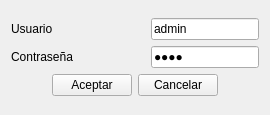
<?xml version="1.0" encoding="UTF-8"?>
<ui version="4.0">
 <class>UI_LOGIN</class>
 <widget class="QWidget" name="UI_LOGIN">
  <property name="geometry">
   <rect>
    <x>0</x>
    <y>0</y>
    <width>270</width>
    <height>115</height>
   </rect>
  </property>
  <property name="sizePolicy">
   <sizepolicy hsizetype="Preferred" vsizetype="Preferred">
    <horstretch>0</horstretch>
    <verstretch>0</verstretch>
   </sizepolicy>
  </property>
  <property name="minimumSize">
   <size>
    <width>0</width>
    <height>0</height>
   </size>
  </property>
  <property name="maximumSize">
   <size>
    <width>16777215</width>
    <height>16777215</height>
   </size>
  </property>
  <property name="windowTitle">
   <string>Inicio de Sesión</string>
  </property>
  <property name="windowIcon">
   <iconset resource="../Icons/Icons.qrc">
    <normaloff>:/Icons/add-group.png</normaloff>:/Icons/add-group.png</iconset>
  </property>
  <layout class="QGridLayout" name="gridLayout_2">
   <item row="0" column="0">
    <layout class="QGridLayout" name="gridLayout">
     <item row="0" column="0">
      <widget class="QLabel" name="label">
       <property name="text">
        <string>Usuario </string>
       </property>
      </widget>
     </item>
     <item row="0" column="1">
      <widget class="QLineEdit" name="lineEdit_Usuario">
       <property name="sizePolicy">
        <sizepolicy hsizetype="Fixed" vsizetype="Fixed">
         <horstretch>0</horstretch>
         <verstretch>0</verstretch>
        </sizepolicy>
       </property>
       <property name="text">
        <string>admin</string>
       </property>
      </widget>
     </item>
     <item row="1" column="0">
      <widget class="QLabel" name="label_2">
       <property name="text">
        <string>Contraseña</string>
       </property>
      </widget>
     </item>
     <item row="1" column="1">
      <widget class="QLineEdit" name="lineEdit_Password">
       <property name="sizePolicy">
        <sizepolicy hsizetype="Fixed" vsizetype="Fixed">
         <horstretch>0</horstretch>
         <verstretch>0</verstretch>
        </sizepolicy>
       </property>
       <property name="font">
        <font>
         <strikeout>false</strikeout>
        </font>
       </property>
       <property name="acceptDrops">
        <bool>true</bool>
       </property>
       <property name="inputMethodHints">
        <set>Qt::ImhHiddenText|Qt::ImhNoAutoUppercase|Qt::ImhNoPredictiveText|Qt::ImhSensitiveData</set>
       </property>
       <property name="text">
        <string>root</string>
       </property>
       <property name="echoMode">
        <enum>QLineEdit::Password</enum>
       </property>
      </widget>
     </item>
     <item row="2" column="0" colspan="2">
      <layout class="QHBoxLayout" name="horizontalLayout">
       <item>
        <spacer name="horizontalSpacer">
         <property name="orientation">
          <enum>Qt::Horizontal</enum>
         </property>
         <property name="sizeHint" stdset="0">
          <size>
           <width>40</width>
           <height>20</height>
          </size>
         </property>
        </spacer>
       </item>
       <item>
        <widget class="QPushButton" name="pushButton_Aceptar">
         <property name="text">
          <string>Aceptar</string>
         </property>
         <property name="shortcut">
          <string>Return</string>
         </property>
        </widget>
       </item>
       <item>
        <widget class="QPushButton" name="pushButton_Cancelar">
         <property name="text">
          <string>Cancelar</string>
         </property>
         <property name="shortcut">
          <string>Esc</string>
         </property>
        </widget>
       </item>
       <item>
        <spacer name="horizontalSpacer_2">
         <property name="orientation">
          <enum>Qt::Horizontal</enum>
         </property>
         <property name="sizeHint" stdset="0">
          <size>
           <width>40</width>
           <height>20</height>
          </size>
         </property>
        </spacer>
       </item>
      </layout>
     </item>
    </layout>
   </item>
  </layout>
 </widget>
 <tabstops>
  <tabstop>lineEdit_Usuario</tabstop>
  <tabstop>lineEdit_Password</tabstop>
  <tabstop>pushButton_Aceptar</tabstop>
  <tabstop>pushButton_Cancelar</tabstop>
 </tabstops>
 <resources>
  <include location="../Icons/Icons.qrc"/>
 </resources>
 <connections/>
</ui>
